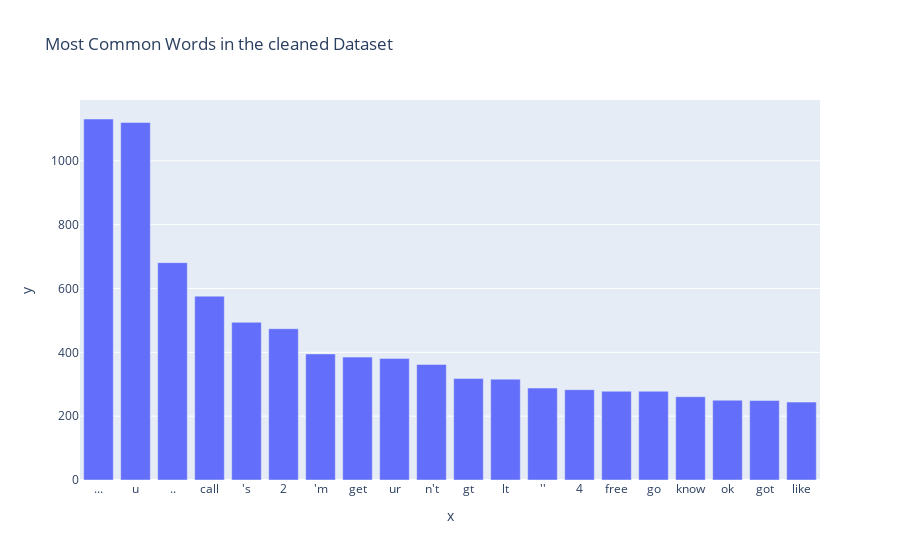

Write notebook code for a chart like this one.
### Code cell
show_most_common_words(cleaned_data['text'], title='Most Common Words in the cleaned Dataset')

### Figure 1 — Plotly figure (JSON) as saved in the notebook; plotly's stock layout.template omitted (floating-point values rounded to 4 significant figures)
{"data": [{"alignmentgroup": "True", "hovertemplate": "x=%{x}<br>y=%{y}<extra></extra>", "legendgroup": "", "marker": {"color": "#636efa", "pattern": {"shape": ""}}, "name": "", "offsetgroup": "", "orientation": "v", "showlegend": false, "textposition": "auto", "type": "bar", "x": ["...", "u", "..", "call", "'s", "2", "'m", "get", "ur", "n't", "gt", "lt", "''", "4", "free", "go", "know", "ok", "got", "like"], "xaxis": "x", "y": [1131, 1120, 681, 576, 494, 474, 395, 385, 381, 362, 318, 316, 288, 283, 278, 278, 261, 250, 249, 244], "yaxis": "y"}], "layout": {"barmode": "relative", "legend": {"tracegroupgap": 0}, "title": {"text": "Most Common Words in the cleaned Dataset"}, "xaxis": {"anchor": "y", "domain": [0, 1], "title": {"text": "x"}}, "yaxis": {"anchor": "x", "domain": [0, 1], "title": {"text": "y"}}}}
